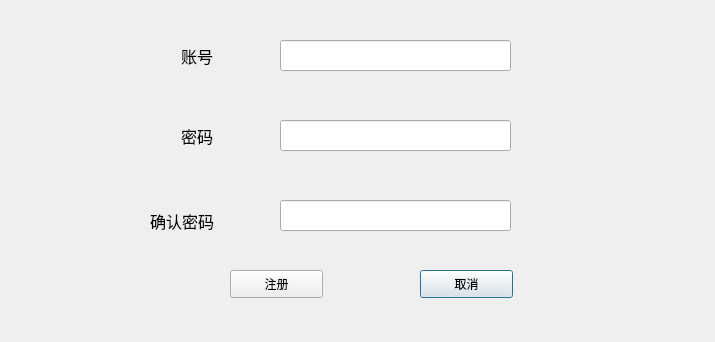
<?xml version="1.0" encoding="UTF-8"?>
<ui version="4.0">
 <class>registerForm</class>
 <widget class="QDialog" name="registerForm">
  <property name="geometry">
   <rect>
    <x>0</x>
    <y>0</y>
    <width>715</width>
    <height>342</height>
   </rect>
  </property>
  <property name="windowTitle">
   <string>Dialog</string>
  </property>
  <widget class="QLabel" name="pwd_label">
   <property name="geometry">
    <rect>
     <x>181</x>
     <y>120</y>
     <width>81</width>
     <height>31</height>
    </rect>
   </property>
   <property name="font">
    <font>
     <family>楷体</family>
     <pointsize>12</pointsize>
    </font>
   </property>
   <property name="text">
    <string>密码</string>
   </property>
  </widget>
  <widget class="QPushButton" name="false_Button">
   <property name="geometry">
    <rect>
     <x>420</x>
     <y>270</y>
     <width>93</width>
     <height>28</height>
    </rect>
   </property>
   <property name="text">
    <string>取消</string>
   </property>
  </widget>
  <widget class="QLabel" name="name_label">
   <property name="geometry">
    <rect>
     <x>181</x>
     <y>40</y>
     <width>81</width>
     <height>31</height>
    </rect>
   </property>
   <property name="font">
    <font>
     <family>楷体</family>
     <pointsize>12</pointsize>
    </font>
   </property>
   <property name="text">
    <string>账号</string>
   </property>
  </widget>
  <widget class="QPushButton" name="true_Button">
   <property name="geometry">
    <rect>
     <x>230</x>
     <y>270</y>
     <width>93</width>
     <height>28</height>
    </rect>
   </property>
   <property name="text">
    <string>注册</string>
   </property>
  </widget>
  <widget class="QLineEdit" name="pwd_edit">
   <property name="geometry">
    <rect>
     <x>280</x>
     <y>120</y>
     <width>231</width>
     <height>31</height>
    </rect>
   </property>
   <property name="echoMode">
    <enum>QLineEdit::Normal</enum>
   </property>
   <property name="clearButtonEnabled">
    <bool>true</bool>
   </property>
  </widget>
  <widget class="QLineEdit" name="name_edit">
   <property name="geometry">
    <rect>
     <x>280</x>
     <y>40</y>
     <width>231</width>
     <height>31</height>
    </rect>
   </property>
   <property name="font">
    <font>
     <family>黑体</family>
     <pointsize>14</pointsize>
    </font>
   </property>
   <property name="text">
    <string/>
   </property>
  </widget>
  <widget class="QLabel" name="pwd_label_2">
   <property name="geometry">
    <rect>
     <x>150</x>
     <y>200</y>
     <width>101</width>
     <height>41</height>
    </rect>
   </property>
   <property name="font">
    <font>
     <family>楷体</family>
     <pointsize>12</pointsize>
    </font>
   </property>
   <property name="text">
    <string>确认密码</string>
   </property>
  </widget>
  <widget class="QLineEdit" name="pwd_again_edit">
   <property name="geometry">
    <rect>
     <x>280</x>
     <y>200</y>
     <width>231</width>
     <height>31</height>
    </rect>
   </property>
   <property name="echoMode">
    <enum>QLineEdit::Normal</enum>
   </property>
   <property name="clearButtonEnabled">
    <bool>true</bool>
   </property>
  </widget>
 </widget>
 <resources/>
 <connections/>
</ui>
